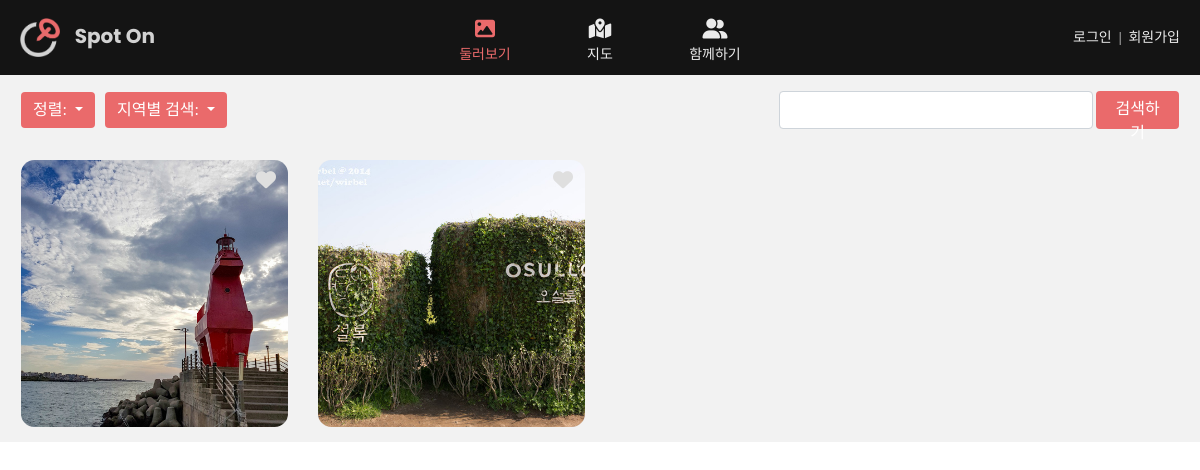
Before: /travels/spots/ with the older database file.
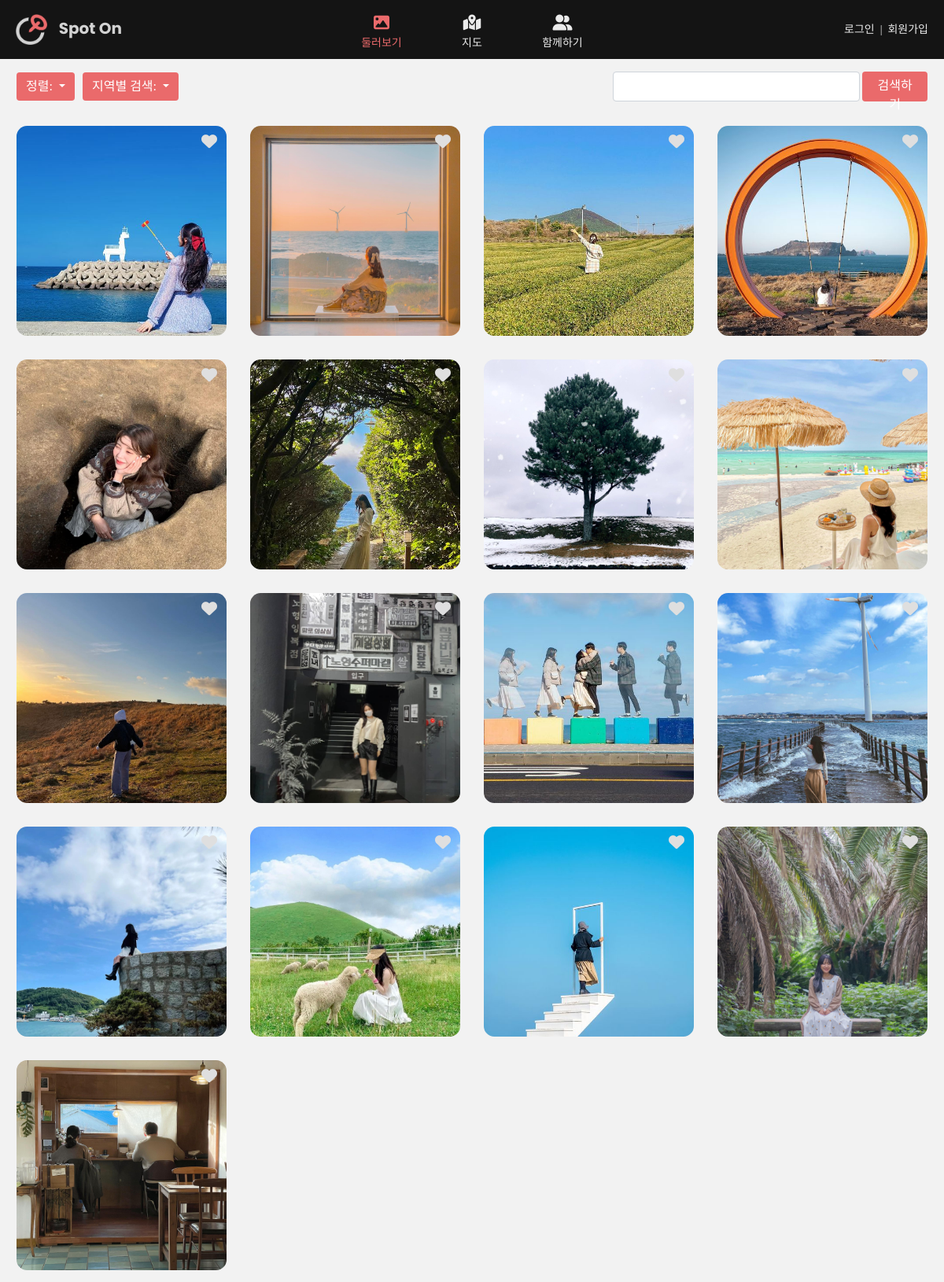
After: the same page with the newer database file.
### travels/models.py (models this page shows, shortened)
class Travel(models.Model):
    title = models.CharField(max_length=100)
    location = models.CharField(max_length=50)
    region = models.CharField(max_length=100)
    address = models.CharField(max_length=200, null=True, default=1)
    short_content = models.CharField(max_length=50)
    long_content = models.CharField(max_length=100)
    hashtag = models.CharField(max_length=200, default=1)
    image = models.ImageField(upload_to='travels', null=True)
    image_second = models.ImageField(upload_to='travels', null=True)
    created_at = models.DateTimeField(auto_now_add=True)
    liked_users = models.ManyToManyField(User, related_name='liked_travels')
    latitude = models.FloatField(default=0.0)
    longitude = models.FloatField(default=0.0)

### travels/views.py (the view)
# urls.py: path('spots/', views.spots, name='spots'),
def spots(request):
    listtype = request.GET.get('listtype', '')  # listtype이라는 이름으로 GET방식으로 보낸 데이터를 저장
    if listtype == '최신순':
        travels = Travel.objects.all().order_by('-id')  # Travel 모델 pk 기준 내림차순으로 데이터 정렬하기(최신순)
    elif listtype == '인기순':
        travels = Travel.objects.annotate(like=Count('liked_users__liked_travels')).order_by('-like', '-id')
    else:
        travels = Travel.objects.all()  # Travel 모델 데이터 전부 다 travels라는 변수에 저장
    locationsearch = request.GET.get('locationsearch', '')  # locationsearch라는 이름으로 GET방식으로 보낸 데이터를 저장
    if locationsearch == '제주전체':                          # 데이터 value에 따라 Travel 모델 필드값을 필터링해서 보여주기
        travels = Travel.objects.all().filter(location__icontains='jeju')
    elif locationsearch == '제주시':
        travels = Travel.objects.all().filter(region__icontains='제주시')
    elif locationsearch == '한림읍':
        travels = Travel.objects.all().filter(region__icontains='한림읍')
    elif locationsearch == '한경면':
        travels = Travel.objects.all().filter(region__icontains='한경면')
    elif locationsearch == '안덕면':
        travels = Travel.objects.all().filter(region__icontains='안덕면')
    elif locationsearch == '성산읍':
        travels = Travel.objects.all().filter(region__icontains='성산읍')
    elif locationsearch == '남원읍':
        travels = Travel.objects.all().filter(region__icontains='남원읍')
    elif locationsearch == '애월읍':
        travels = Travel.objects.all().filter(region__icontains='애월읍')
    elif locationsearch == '구좌읍':
        travels = Travel.objects.all().filter(region__icontains='구좌읍')
    q = request.GET.get('query', '')  # 검색창에서 검색한 값은 query라는 이름으로 정했고 GET방식으로 보낸 데이터를 저장
    if q:
        travels = Travel.objects.all().filter(title__icontains=q)  # 포토스팟 제목에 해당 데이터가 들어있으면 보여주기
    context = {
        'listtype': listtype,
        'locationsearch': locationsearch,
        'q': q,
        'travels': travels,
    }
    return render(request, 'travels/spots.html', context)

### travels/templates/travels/spots.html (shortened to what this page needs)
{% extends 'base.html' %}
{% load static %}
{% block style %}
    <link rel="stylesheet" href="{% static 'spots_style.css' %}">
{% endblock %}
{% block content %}
<div class="spots-page">
    <div class="spots-search-container">
        <div class="dropdowns">
            <div class="dropdown">
                <button class="btn btn-secondary dropdown-toggle" type="button" id="dropdownMenu2" data-bs-toggle="dropdown" aria-expanded="false">
                정렬: {{ listtype }}
                </button>
            </div>
            <div class="dropdown">
                <button class="btn btn-secondary dropdown-toggle" type="button" id="dropdownMenu2" data-bs-toggle="dropdown" aria-expanded="false">
                지역별 검색: {{ locationsearch }}
                </button>
            </div>
        </div>
        <div >
            <form class="spots-search-button" method="GET" action="">
                <input class="form-control" type="search" name="query" placeholder="{{ q }}">
                <button id="spots-search-b" class="btn btn-secondary" type="submit"><p>검색하기</p></button>
            </form>
        </div>
    </div>
<div class="spots-container">
    <div class="spots-container-pics">
        {% for travel in travels %}
            <a href="{% url 'travels:spot' travel.id %}" style="text-decoration:none;">
                <div class="spots-box">
                    <form method="POST" action="{% url 'travels:spotlike' travel.id %}">
                        {% if user in travel.liked_users.all %}
                            <button class="spotlike_button" type="submit"><i id="spotlike1" class="fas fa-heart"></i></button>
                        {% else %}
                            <button class="spotlike_button" type="submit"><i id="spotlike2" class="fas fa-heart"></i></button>
                        {% endif %}
                    </form>
                    <div class="spots-title"><p>#{{ travel.title }}</div>
                    <img class="spots-image" src="{{ travel.image.url }}">
                </div>
            </a>
        {% endfor %}
    </div>
</div>
</div>
{% endblock %}

### templates/base.html (shortened to what this page needs)
{% load static %}
<!DOCTYPE html>
<html lang="ko">
<head>
    <link rel="stylesheet" href="{% static 'style.css' %}">
    {% block style %}
    {% endblock %}
    <link href="https://cdn.jsdelivr.net/npm/bootstrap@5.1.3/dist/css/bootstrap.min.css" rel="stylesheet">
    <link href="https://webfontworld.github.io/kopus/KoPubWorldDotum.css" rel="stylesheet">
</head>
<body>
<div class="nav-all">
  <div class="nav-logo">
    <a class="navbar-brand" href="{% url 'index' %}">
      <img id="logo" src="/static/images/logo (6).png">
      <span id="logo-text">Spot On</span>
    </a>
  </div>
  <div class="nav-menu">
    <a id="menu1" class="menu-box" aria-current="page" href="{% url 'travels:spots' %}"><i id="menu1" class="fas fa-image"></i>
      둘러보기</a>
    <a id="menu2" class="menu-box" aria-current="page" href="{% url 'travels:map' %}"><i id="menu2" class="fas fa-map-marked-alt"></i>
      지도</a>
    <a id="menu3" class="menu-box" aria-current="page" href="{% url 'posts:index' %}"><i id="menu3" class="fas fa-user-friends"></i>
      함께하기</a>
  </div>
  <div class="nav-login">
    {% if user.is_authenticated %}
      <div class="nav-login-item">
        {{ user.username }}님, 안녕하세요.
      </div>
      <div class="nav-login-box">
        <div class="nav-login-item">
          <a class="link" aria-current="page" href="{% url 'accounts:mypage' %}">마이페이지</a>
        </div>
        <div>
          &nbsp; |   &nbsp;
        </div>
        <div class="nav-login-item">
          <form method="POST" action="{% url 'accounts:logout' %}">
          {% csrf_token %}
            <button id="logout_button" type="submit">  로그아웃</button>
          </form>
        </div>
      </div>
    {% else %}
    <div class="nav-login-box">
      <div class="nav-login-item">
        <a class="link"  aria-current="page" href="{% url 'accounts:login' %}">로그인</a>
      </div>
      <div>
        &nbsp; |   &nbsp;
      </div>
      <div class="nav-login-item">
        <a class="link"  aria-current="page" href="{% url 'accounts:sign_up' %}">회원가입</a>
      </div>
    </div>
    {% endif %}
  </div>
</div>
    {% block content %}
    {% endblock %}
</body>
</html>

### static/style.css (style rules this page uses)
* { padding: 0; margin: 0; font-family: 'KoPubWorldDotum'; box-sizing: border-box; font-weight: 500; }
:root { --main-color1: #EA6A6B; --main-color1-1: #FC6067; --main-color2: #141414; --main-color2-1: #242424; --main-color2-2: #404040; --background-color: #F2F2F2; --shade1: #7F7F7F; --shade2: #BFBFBF; --shade3: #F2F2F2; --shade4: #f7f7f7; --text-color: #EBEBEB; --text-highlight: white; --logo-color:#D2D2D2; --highlight-font:'SEBANG_Gothic_Bold'; --logofont: 'Poppins', sans-serif; }
.nav-all { height: 75px; width: auto; display: flex; justify-content: space-between; background-color: var(--main-color2); color: var(--text-color); font-size: 14px; position: sticky; top: 0; z-index: 10; }
.nav-logo { width: 200px; display: flex; flex-direction: column; justify-content: center; align-items:right; margin-left: 20px; }
#logo { height: 40px; object-fit: contain; margin-right: 10px; }
#logo-text { font-family: 'Poppins', sans-serif; font-weight: bold; font-size: 20px; color: var(--logo-color); }
.navbar-brand { text-decoration-line: none; text-decoration: none; color: var(--text-color); }
.nav-menu { width: 300px; display: flex; justify-content: space-between; margin-bottom: 5px; }
.menu-box { text-decoration-line: none; text-decoration: none; color: var(--text-color); width: 70px; display: flex; flex-direction: column; justify-content: flex-end; align-items:center; font-size: 14px; font-weight: 500; margin-bottom: 5px; }
i { font-size: 20px; padding-bottom: 5px; }
.nav-login { width: 200px; height: 75px; display: flex; flex-direction: column; justify-content: center; align-items: flex-end; margin-right: 20px; }
.nav-login-box { display: flex; }
.link { text-decoration-line: none; text-decoration: none; color: var(--text-color); }

### static/spots_style.css (style rules this page uses)
#menu1 { color: var(--main-color1); }
.spots-page { background-color: var(--background-color); display: flex; flex-direction: column; align-items: center; }
.spots-search-container { display: flex; flex-direction: row; justify-content: space-between ; align-items: center; width: 1188px; padding: 15px; position: sticky; top: 75px; z-index: 11; height: 70px; background-color: var(--background-color); padding-top: 25px; padding-bottom: 25px; }
.spots-search-button { display: flex; flex-direction: row; height: 37.97px; width: 400px; }
#spots-search-b { width: 100px; margin-left: 3px; background-color: var(--main-color1); border: none; }
.dropdowns { display: flex; flex-direction: row; }
.dropdown { margin-right: 10px; }
#dropdownMenu2, #dropdownMenu1 { background-color: var(--main-color1); border: none; }
.spots-box { width: 267px; height: 267px; position: relative; margin: 15px; }
.spots-image { width: 267px; height: 267px; object-fit: cover; border-radius: 5%; }
.spots-title { display: table; position: absolute; z-index: 2; width: 267px; height: 267px; color: var(--text-highlight); text-align: center; border-radius: 5%; }
.spots-container-pics { width: 1188px; display: flex; flex-direction: row; flex-wrap: wrap; justify-content: flex-start ; align-items: center; }
.spots-container { width: vw; display: flex; justify-content: space-around; }
.spotlike_button { background: inherit; border: none; position: absolute; left: 255px; font-size: 25px; }
#spotlike2 { font-size: 100px; background: inherit; border: none; position: absolute; z-index: 3; left: -20px; top: 10px; font-size: 20px; color: rgb(223, 223, 223); }

Changed rows visible on the page:
changed Travel (number 1 of 17 on the later page): image: a different picture
changed Travel (number 2 of 17 on the later page): image: a different picture
added Travel: image (picture)
added Travel: image (picture)
added Travel: image (picture)
added Travel: image (picture)
added Travel: image (picture)
added Travel: image (picture)
added Travel: image (picture)
added Travel: image (picture)
added Travel: image (picture)
added Travel: image (picture)
added Travel: image (picture)
added Travel: image (picture)
added Travel: image (picture)
added Travel: image (picture)
added Travel: image (picture)
